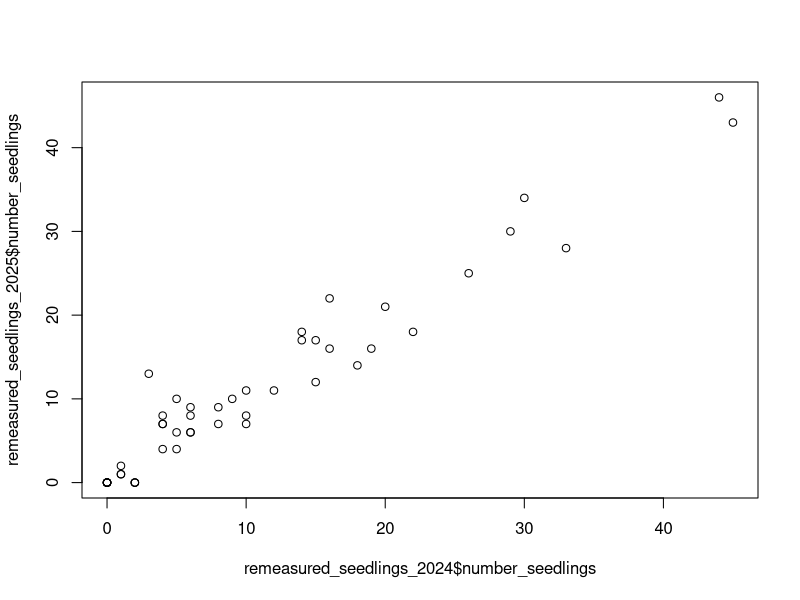
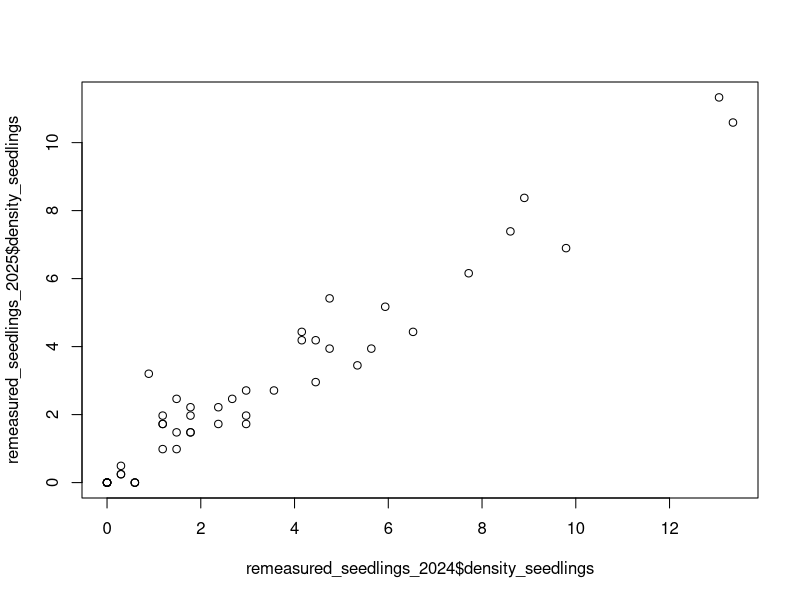
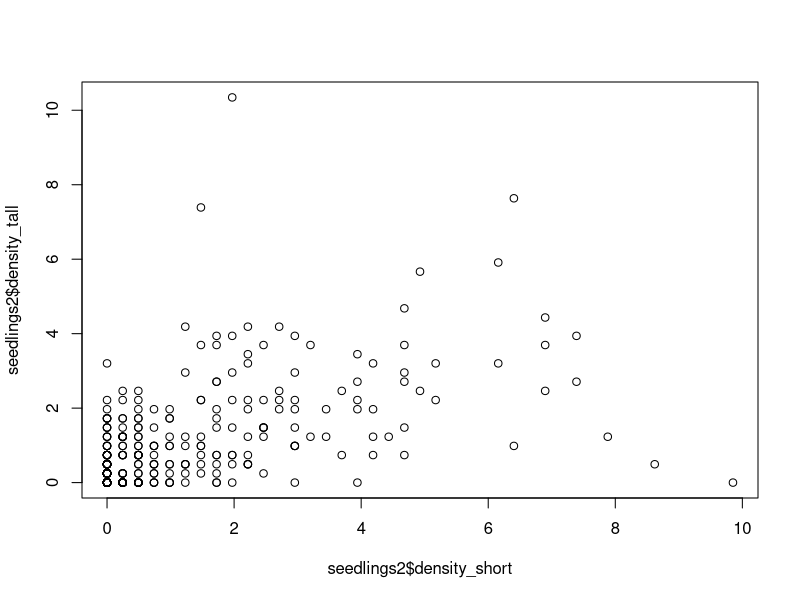
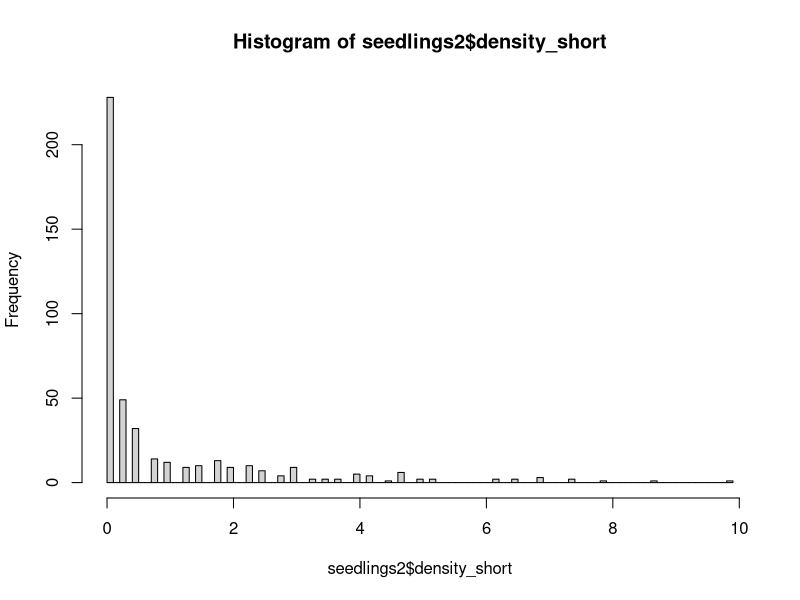
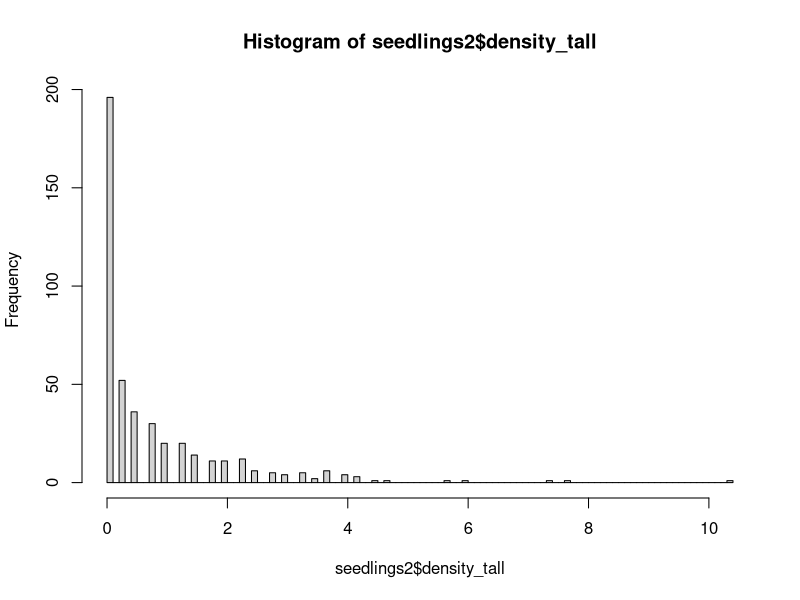
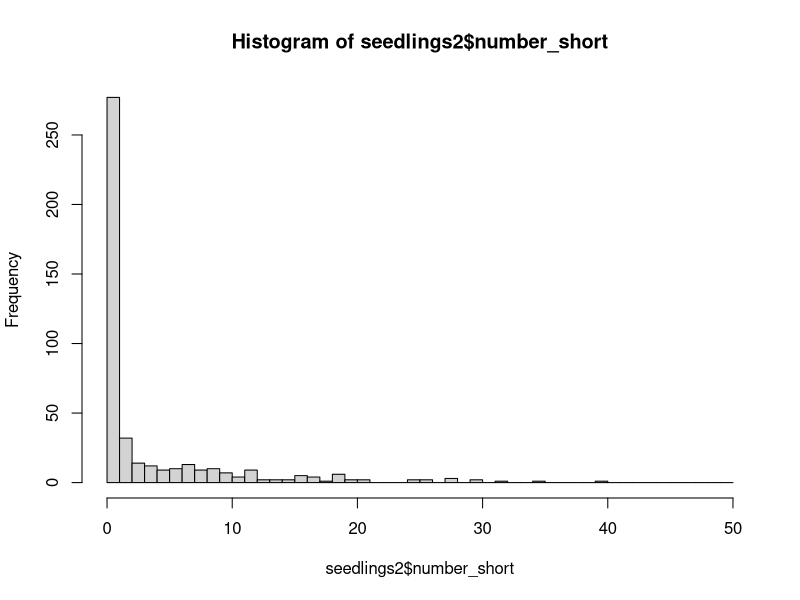
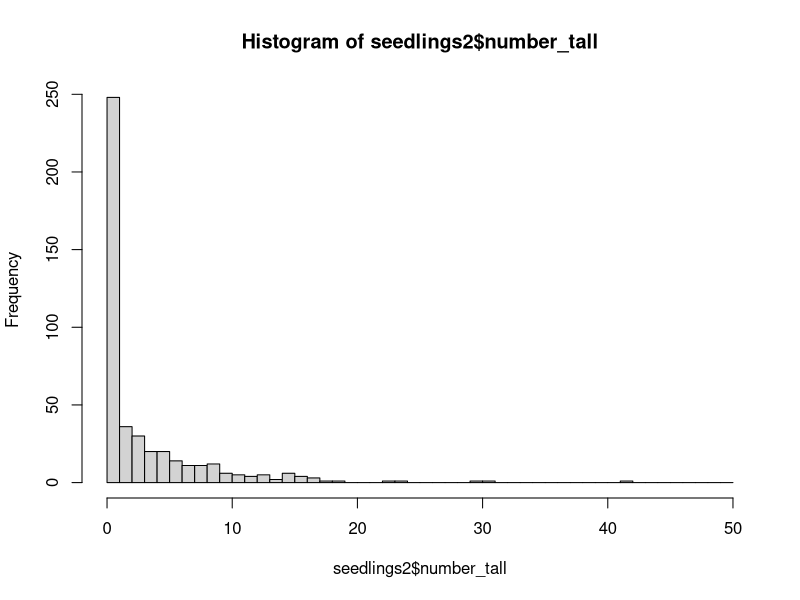
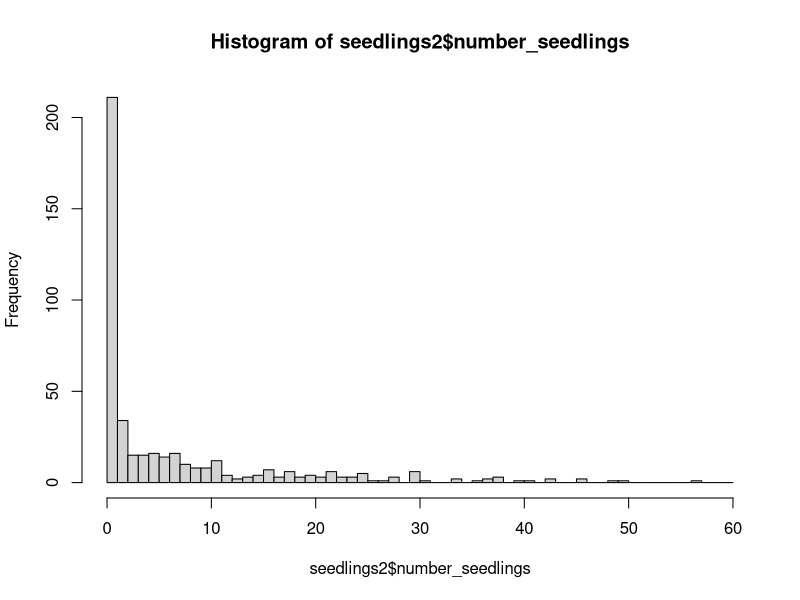

Recreate these plots in R, in order.
# Aaron Tayal
# July 7, 2025
# The goal is to combine the 2024 and 2025 datasets. Do all the same
# things as for the 2024 data but now include the 2025 ash seedlings, saplings,
# and trees.

# Note: We re-measured some of the plots at Pontiac because the microplot PVC was
# too small in May 2024. 

library(ggplot2)
library(dplyr)


# Hydroclass -----------------------------------------------------------------

hydro <- read.csv("Raw_data/MI-plot-hydroclasses.csv")
str(hydro)
hydro$mstrlvl <- as.factor(hydro$mstrlvl)
# The column "mstrlvl" is either xeric, mesic, or hydric. All plots in one
# transect (3 plots) will have the same assignment of mstrlvl. I will also 
# call this the "hydroclass". The column "plotmstr" has a value from 1 to 5 
# (1 being driest and 5 being the most flooded). The "plotmstr" value can
# vary within a transect. I think it is based on the results of some kind of 
# soil moisture test, and also from personal experience of the moisture level
# of the plot (W. Klooster, personal communication)

# Note: "MI-plot-hydroclasses.csv" has hydroclass data for 129 plots, including
# some that I do not plan to visit because they are designated "non-ash" plots
# or they are at Brighton.

# Plot centers - NEEDS UPDATED 2025 --------------------------------------------

plot_centers0 <- read.csv("Raw_data/EAB_Michigan_2024_plot_centers.csv")
str(plot_centers0)
# Kayla: for the center_tree column, I would encourage to split that into two 
# (one for species and one for dbh) same for the center tree updated column

# There are 111 plots (37 transects) that I plan to visit (and 2 extra rows due 
# to confusion about the true center for plot 75):
nrow(plot_centers0)

# Remove the 2 additional rows listing info on 75_north and 75_south:
plot_centers0 <- plot_centers0[plot_centers0$center_tree_number != "75_north",]
plot_centers0 <- plot_centers0[plot_centers0$center_tree_number != "75_south",]

nrow(plot_centers0)

# Make transect and park into factors:
plot_centers0$Transect <- as.factor(plot_centers0$Transect)
plot_centers0$Park <- as.factor(plot_centers0$Park)

# Make center tree number into an integer:
plot_centers0$center_tree_number <- as.integer(plot_centers0$center_tree_number)

# There are 98 plots that I have collected seedling data (not counting 75_north):
sum(plot_centers0$seedlings_done_y_n == "y")

# Similarly, there are 98 plots that I have collected sapling data (not counting 
# 75_north):
sum(plot_centers0$saplings_done_y_n == "y")

# There are 97 plots that I have collected tree data for (not counting 75_north).
# At plot 91 at Hudson Mills, we ran out of time to collect tree data due to a 
# thunderstorm
sum(plot_centers0$trees_done_y_n == "y")

# There are 2 plots where we found and measured the center tree but did not 
# collect any seedling, sapling, or tree data due to high waters and a time 
# crunch. These were plots 23 and 66, both at Island Lake.

# This leaves 11 plots that we have neither found the center or recorded data
# for. Four at Hudson Mills, six at Indian Springs, and one at Island Lake. 
# Note: we technically found plot 61 at Island Lake, but I forgot to write
# the center tree DBH, and thus I'm considering it completely not-started.

# Summary: 97 done + 3 partially done + 11 not-started = 111 plots

# Join the hydroclass data into the plot_centers dataframe:
plot_centers <- right_join(hydro, plot_centers0)
nrow(plot_centers) == nrow(plot_centers0)

# Try to understand which hydroclasses (hydric, mesic, xeric) are found at 
# each Park:
table((plot_centers %>% filter(Park == "Highland"))$mstrlvl)
table((plot_centers %>% filter(Park == "Hudson Mills"))$mstrlvl)
table((plot_centers %>% filter(Park == "Indian Springs"))$mstrlvl)
table((plot_centers %>% filter(Park == "Island Lake"))$mstrlvl)
table((plot_centers %>% filter(Park == "Kensington"))$mstrlvl)
table((plot_centers %>% filter(Park == "Pontiac Lake"))$mstrlvl)
table((plot_centers %>% filter(Park == "Proud Lake"))$mstrlvl)
table(plot_centers$mstrlvl)

#write.csv(plot_centers, file="EAB_Michigan_2024_plot_centers_with_hydro.csv",
#          row.names = FALSE)

# Seedlings -------------------------------------------------------------------

seedlings <- read.csv("Raw_data/EAB_Michigan_2024_2025_ash_seedlings.csv")
str(seedlings)
# At one plot (75 at Indian Springs), we found two center trees marked 75.
# The true, original plot 75 is the one I want to use. I called this one 
# "75_south" in my datasheet this year. So I need to remove "75_north" rows and
# rename "75_south" rows as simply "75".
seedlings <- seedlings[seedlings$center_tree_number != "75_north",]
seedlings$center_tree_number[seedlings$center_tree_number == "75_south"] <- "75"
str(seedlings)

seedlings$center_tree_number <- as.integer(seedlings$center_tree_number)

# To combine the data on plot centers with the seedling data, I want to
# keep all rows in seedlings:
seedlings2 <- right_join(plot_centers, seedlings, by="center_tree_number")
# Test if the number of rows are the same,
# indicating that the datasets combined sucessfully:
nrow(seedlings2) == nrow(seedlings)

# We recorded data for each quadrant of each microplot, so I need to add up the
# four quadrants for short seedlings (those that are shorter than 25 cm):
seedlings2$number_short <- 
  seedlings2$northeast_number_established_short +
  seedlings2$southeast_number_established_short +
  seedlings2$southwest_number_established_short +
  seedlings2$northwest_number_established_short

# Same for tall seedlings:
seedlings2$number_tall <- 
  seedlings2$northeast_number_established_tall +
  seedlings2$southeast_number_established_tall +
  seedlings2$southwest_number_established_tall +
  seedlings2$northwest_number_established_tall

# Now make a column for the total number of seedlings (both short and tall):
seedlings2$number_seedlings <- seedlings2$number_short + seedlings2$number_tall

# Now I need to divide the raw counts by the area of the circular microplot to
# get the density. The density will be in units of stems per meter^2. 
# Note: because our first trip used a slightly smaller microplot to record 
# seedling numbers, I have a column to record the area of the microplot used.
seedlings2$density_short <-
  (seedlings2$number_short / seedlings2$area_of_microplot_m_squared)

seedlings2$density_tall <-
  (seedlings2$number_tall / seedlings2$area_of_microplot_m_squared)

seedlings2$density_seedlings <- 
  (seedlings2$number_seedlings / seedlings2$area_of_microplot_m_squared)

# Note: We re-measured some of the plots at Pontiac and Kensington in 2025 
# because the microplot PVC was too small in May 2024. I need to make sure these 
# measurements are roughly equivalent.
table(seedlings2$center_tree_number) # Some were measured twice
sum(table(seedlings2$center_tree_number) == 8) # 12 plots
remeasured_plots <- c(1, 2, 3, 49, 50, 53, 94, 95, 96, 97, 98, 99)

remeasured_seedlings_2024 <- seedlings2 %>% 
  filter(year_of_data_collection==2024 & center_tree_number %in% remeasured_plots)
remeasured_seedlings_2025 <- seedlings2 %>% 
  filter(year_of_data_collection==2025 & center_tree_number %in% remeasured_plots)

plot(remeasured_seedlings_2024$number_seedlings, remeasured_seedlings_2025$number_seedlings)
lm(remeasured_seedlings_2025$number_seedlings ~ remeasured_seedlings_2024$number_seedlings)

plot(remeasured_seedlings_2024$density_seedlings, remeasured_seedlings_2025$density_seedlings)
lm(remeasured_seedlings_2025$density_seedlings ~ remeasured_seedlings_2024$density_seedlings)

# I'm just going to go with the 2025 data, because that used the correct
# microplot size that was used for all the other plots. Take the 2024 plots
# out that were remeasured in 2025:
seedlings2 <- seedlings2 %>% 
  filter(!(year_of_data_collection==2024 & center_tree_number %in% remeasured_plots))

# For a common sense check, I'll plot the density of short seedlings against
# the density of tall seedlings.  I predict (prior to seeing it) that they 
# will be correlated.
plot(seedlings2$density_short,
     seedlings2$density_tall)

# I will plot histograms for short and tall seedlings. I want to know what is 
# the qualitative shape of the distribution:
hist(seedlings2$density_short, breaks=100)
hist(seedlings2$density_tall, breaks=100)

hist(seedlings2$number_short, breaks=seq(0,50,1)) # I wanted to see the count data, too
hist(seedlings2$number_tall, breaks=seq(0,50,1))
hist(seedlings2$number_seedlings, breaks=seq(0,60,1))

# Note: the stem density variables are pseudo-continuous, but really they are
# discrete, because the counts are discrete, and so there are only a limited
# number of values that the density can take.

# Summarise seedlings by plot #################################################

# I want to take an average of the 4 microplots in order to report data at the 
# plot level. 

# IMPORTANT NOTE: sometimes, we forgot to write the percent cover
# for 1 out of 4 of the microplots. I have instructed the code to strip NA values
# before taking the mean.

seedlings_by_plot <- seedlings2 %>% group_by(center_tree_number) %>% 
  summarise(number_microplots = n(),
            mean_percent_cover_seedlings = mean(percent_cover_0_0.5_1_3.5_8_15.5_25.5_etc, 
                                                na.rm=TRUE),
            mean_density_short_seedlings = mean(density_short),
            mean_density_tall_seedlings = mean(density_tall),
            mean_density_seedlings = mean(density_seedlings),
            total_number_short_seedlings = sum(number_short),
            total_number_tall_seedlings = sum(number_tall),
            total_number_seedlings = sum(number_seedlings))

# Create an overall data table at the plot level that records all variables
ash_by_plot1 <- left_join(plot_centers, seedlings_by_plot, by="center_tree_number")

# Saplings --------------------------------------------------------------------

saplings <- read.csv("Raw_data/EAB_Michigan_2024_2025_ash_saplings.csv")
str(saplings)
# Remove 75_north and rename 75_south to 75 (see seedlings for details)
saplings <- saplings[saplings$center_tree_number != "75_north",]
saplings$center_tree_number[saplings$center_tree_number == "75_south"] <- "75"

saplings$center_tree_number <- as.integer(saplings$center_tree_number)

# Recode the ash species presence or absence as 0 or 1
saplings$black_ash_present_0_1 <- 
  ifelse(saplings$black_ash_present_y_n == "y", 1,
         ifelse(saplings$black_ash_present_y_n == "n", 0, NA))

saplings$green_white_pumpkin_ash_present_0_1 <- 
  ifelse(saplings$green_white_pumpkin_ash_present_y_n == "y", 1,
         ifelse(saplings$green_white_pumpkin_ash_present_y_n == "n", 0, NA))

# Compute the number of saplings showing signs or symptoms of EAB:
saplings$number_stems_with_signs_symptoms <- round(
  saplings$number_of_stems * saplings$percent_stems_with_signs_or_symptoms / 100,
  digits = 0)

# What was the most common sign or symptom for ash saplings?
sum(saplings$number_of_stems != 0) # 170 subplot quadrants where nonzero numbers of ash saplings
sum(saplings$EAB_exit_holes_y_n == "y", na.rm=TRUE) # no exit holes were found on saplings
sum(saplings$woodpecker_marks_y_n == "y", na.rm=T) # 1 quadrant with woodpecker marks on saplings
sum(saplings$ash_bark_splitting_y_n == "y", na.rm=T) # 38 quadrants with ash bark splitting on saplings
sum(saplings$epicormic_sprouts_y_n == "y", na.rm = T) # 10 quadrants with epicormics on saplings
sum(saplings$basal_sprouts_y_n == "y", na.rm = T) # 6 quadrants with basal sprouts on saplings

# Trying to add in the plot center info to this dataframe:
saplings2 <- right_join(plot_centers, saplings, by="center_tree_number")
nrow(saplings) == nrow(saplings2)


# Saplings were counted in each quadrant, so I want to sum up the quadrants
# to get a total number of saplings by plot
saplings_by_plot <- saplings2 %>% group_by(center_tree_number) %>% 
  summarise(number_subplot_quadrants=n(),
            number_saplings = sum(number_of_stems),
            number_subplot_quadrants_with_black_ash_saplings = 
              sum(black_ash_present_0_1, na.rm = F),
            number_subplot_quadrants_with_green_white_pumpkin_ash_saplings = 
              sum(green_white_pumpkin_ash_present_0_1, na.rm = F),
            number_saplings_with_signs_symptoms = 
              sum(number_stems_with_signs_symptoms, na.rm=T))

# Make a dataframe that shows all the plots with nonzero numbers of saplings:
plots_with_nonzero_saplings <- saplings_by_plot %>% filter(number_saplings != 0)

# To find the density of saplings, I need to divide the number of saplings 
# found in the subplot (8 meters in radius) by the area of that subplot. 
# The area of the subplot is 201.062 m^2. The unit will be stems per m^2.
saplings_by_plot$density_saplings_stems_per_m_squared <- 
  saplings_by_plot$number_saplings / 201.062

# Join saplings_by_plot to the overall ash_by_plot dataframe:
ash_by_plot2 <- left_join(ash_by_plot1, saplings_by_plot, by="center_tree_number")

# Small trees and trees -------------------------------------------------------

trees <- read.csv("Raw_data/EAB_Michigan_2024_2025_ash_trees.csv")

# Remove 75_north and rename 75_south to 75 (see seedlings for details)
trees <- trees[trees$center_tree_number != "75_north",]
trees$center_tree_number[trees$center_tree_number == "75_south"] <- "75"

trees$center_tree_number <- as.integer(trees$center_tree_number)
trees$ash_species <- as.factor(trees$ash_species)
trees$canopy_condition_1_5 <- as.factor(trees$canopy_condition_1_5)

# Add in plot center data
trees2 <- right_join(plot_centers, trees, by="center_tree_number")
nrow(trees) == nrow(trees2)

# Remove any rows where the species of tree is not ash (keep rows where 
# ash_species is NA)
# Note: the hickory and Zanthoxylum rows were tagged trees
levels(trees2$ash_species)
trees2 <- trees2[( trees2$ash_species != "hickory" | is.na(trees2$ash_species) ), ]
trees2 <- trees2[( trees2$ash_species != "Zanthoxylum (prickly ash)" | is.na(trees2$ash_species) ), ]
trees2$ash_species <- droplevels(trees2$ash_species)
levels(trees2$ash_species)

# I want to make a column that simplifies ash_species so that there are only 
# three categories: black, green/white/pumpkin, and unknown
trees2$ash_species_simple <- as.character(trees2$ash_species)
trees2$ash_species_simple[trees2$ash_species_simple == "green"] <- "green_white_or_pumpkin"
trees2$ash_species_simple[trees2$ash_species_simple == "green or pumpkin"] <- "green_white_or_pumpkin"
trees2$ash_species_simple[trees2$ash_species_simple == "green or white"] <- "green_white_or_pumpkin"
trees2$ash_species_simple[trees2$ash_species_simple == "green white or pumpkin"] <- "green_white_or_pumpkin"
trees2$ash_species_simple[trees2$ash_species_simple == "black?"] <- "unknown"
trees2$ash_species_simple[trees2$ash_species_simple == "?"] <- "unknown"
trees2$ash_species_simple[trees2$ash_species_simple == "green?"] <- "unknown"
trees2$ash_species_simple[trees2$ash_species_simple == "white?"] <- "unknown"
trees2$ash_species_simple <- as.factor(trees2$ash_species_simple)
table(trees2$ash_species_simple)

# Are all the center tree numbers that I visited covered in the ash tree dataset?
sort(unique(trees2$center_tree_number)) # Yes they are. I did not visit
# Brighton

# Make sure the variable that records which quadrant the tree was in is accurate:
trees2$quadrant_NE_SE_SW_NW <- as.factor(trees2$quadrant_NE_SE_SW_NW)
summary(trees2$quadrant_NE_SE_SW_NW)
trees2[trees2$quadrant_NE_SE_SW_NW == "?",] # The only rows with ? for quadrant
# are about 100 meters from the center (and so will be filtered out)

# Which rows are simply recording the absence of any trees?
c <- trees2$center_tree_number[trees2$quadrant_NE_SE_SW_NW == "none"] # center tree #s of rows recording the absence of a tree
c
unique(c)
d <- trees2$center_tree_number[trees2$quadrant_NE_SE_SW_NW != "none"] # center tree #s of rows recording the presence of a tree
unique(d)
intersect(unique(c), unique(d)) # Make sure no trees are recorded from plots
# also marked as having no trees.

# We only recorded compass direction at the beginning of summer 2024
# (it was a lot of work). But we can at least check the data against quadrant
# to see if they agree
trees2$compass_direction <- as.numeric(trees2$compass_direction)
ggplot(data=trees2, aes(x=quadrant_NE_SE_SW_NW, y=compass_direction)) +
  geom_point() +
  geom_hline(yintercept=90) +
  geom_hline(yintercept=180) +
  geom_hline(yintercept=270)
# Looks like there are three rows where compass direction and quadrant disagree:
trees2[trees2$compass_direction > 270 & trees2$quadrant_NE_SE_SW_NW != "NW" &
         is.na(trees2$compass_direction) == FALSE , ]
# All of these three rows were tagged ash. When it comes time to identify tagged
# ash in datasets from previous years, we will know about this issue. I'm not
# going to try to change anything right now.

# I want to create a new dataframe of trees so that small trees (2.5-10 cm DBH)
# are counted only if they occur within the 8 meter radius subplot. Furthermore,
# trees (10 cm DBH and up) are counted only if they occur within the 18 meter
# radius main plot

# First I need to change the variable distance_to_center_meters into a 
# numeric variable.  For many of the trees inside the 8 meter subplot, we
# simply wrote "less than 8" to indicate it was in the subplot. So now I 
# will name these as 4 (4 meters) even though they ranged from 0 m to 8 m
trees2$distance_to_center_meters_simple <- trees2$distance_to_center_meters
trees2$distance_to_center_meters_simple[trees2$distance_to_center_meters_simple == "less than 8"] <- "4"
trees2$distance_to_center_meters_simple[trees2$distance_to_center_meters_simple == "between 8 and 18"] <- "13"
trees2$distance_to_center_meters_simple[trees2$distance_to_center_meters_simple == "greater than 18"] <- "25"
trees2$distance_to_center_meters_simple[trees2$distance_to_center_meters_simple == "approx 100 m"] <- "100"
trees2$distance_to_center_meters_simple <- as.numeric(trees2$distance_to_center_meters_simple)
hist(trees2$distance_to_center_meters_simple, breaks=100)

# Filter small and big trees ###################################################

# Small trees must be >= 2.5 cm DBH AND < 10 cm DBH AND distance to the center
# must be <= 8 meters
small_trees <- trees2 %>% dplyr::filter(quadrant_NE_SE_SW_NW != "none") %>%
  dplyr::filter(diameter_at_137_cm_in_cm >= 2.5) %>%
  dplyr::filter(diameter_at_137_cm_in_cm < 10) %>%
  dplyr::filter(distance_to_center_meters_simple <= 8)
plot(small_trees$diameter_at_137_cm_in_cm)
hist(small_trees$diameter_at_137_cm_in_cm, breaks=50)
plot(small_trees$distance_to_center_meters_simple)

# Big trees must be >= 10 cm DBH AND distance to the center must be <= 18 meters
big_trees <- trees2 %>% dplyr::filter(quadrant_NE_SE_SW_NW != "none") %>%
  dplyr::filter(diameter_at_137_cm_in_cm >= 10) %>%
  dplyr::filter(distance_to_center_meters_simple <= 18)
plot(big_trees$diameter_at_137_cm_in_cm) # Note the one giant dead standing ash 
# tree. The rest of the trees are under 15 cm DBH.
plot(big_trees$distance_to_center_meters_simple)

# Make a dataframe that combines the (individual observations of) small trees 
# and big trees:
all.equal(colnames(small_trees), colnames(big_trees)) # column names are the same
small_and_big_trees <- bind_rows(small_trees, big_trees)

#write.csv(small_and_big_trees, file="Cleaned_data/individual_trees.csv", row.names = FALSE)

# Summarise ash tree occurence by plot #########################################

# Now, create a summary of how many ash small trees were found in each plot
# and what the basal area was. To calculate basal area, take the diameters, 
# and convert to areas and add them up, then convert the units from cm^2 to 
# meters^2 by dividing by 10,000. Note: I have not yet divided
# by the area of the subplot yet.
small_trees_by_plot <- small_trees %>% group_by(center_tree_number) %>%
  summarise(number_small_trees = n(),
            number_small_trees_green_white_or_pumpkin = sum(ash_species_simple=="green_white_or_pumpkin"),
            number_small_trees_black = sum(ash_species_simple=="black"),
            number_small_trees_unknown_species = sum(ash_species_simple=="unknown"),
            basal_area_small_trees_in_m_squared = 
              sum(pi * (diameter_at_137_cm_in_cm / 2) ^ 2) / 10000,
            number_living_small_trees = sum(canopy_condition_1_5 != 5 | is.na(canopy_condition_1_5)), # Note: there is one tree with no canopy condition entered (we forgot), but it
            # can be inferred by the comments that this tree was alive
            basal_area_living_small_trees_in_m_squared = 
              sum(pi * ((ifelse(canopy_condition_1_5 != 5 | is.na(canopy_condition_1_5), 
                                diameter_at_137_cm_in_cm, 0)) / 2) ^ 2) / 10000,
            
            number_healthy_small_trees = sum(canopy_condition_1_5 == 1, na.rm = TRUE),
            number_declining_small_trees = sum(canopy_condition_1_5 %in% c(2,3,4), na.rm = TRUE),
            number_dead_small_trees = sum(canopy_condition_1_5 == 5, na.rm = TRUE)
  )


# Now, for any center tree numbers not mentioned in small_trees_by_plot,
# but that are in trees2, I'd like to put another row with a zero in it:
b <- sort(unique(trees2$center_tree_number))
b # b is all the center tree numbers where presence/absence of trees was recorded
e <- small_trees_by_plot$center_tree_number
e # e is all the center tree numbers where small trees were found in the subplot
f <- sort(setdiff(b, e)) # f is all the center tree numbers were zero small
# trees were found in the subplot
f

# Add a row for each center tree where no small trees were found in the subplot:
for (k in (1:length(f))){
  info <- data.frame(center_tree_number=f[k])
  info$number_small_trees <- 0
  info$number_small_trees_green_white_or_pumpkin <- 0
  info$number_small_trees_black <- 0
  info$number_small_trees_unknown_species <- 0
  info$basal_area_small_trees_in_m_squared <- 0
  info$number_living_small_trees <- 0
  info$basal_area_living_small_trees_in_m_squared <- 0
  info$number_healthy_small_trees <- 0
  info$number_declining_small_trees <- 0
  info$number_dead_small_trees <- 0
  small_trees_by_plot <- small_trees_by_plot %>% bind_rows(info)
}

# Reorder the rows by center_tree_number
small_trees_by_plot <- small_trees_by_plot %>% arrange(center_tree_number)

small_trees_by_plot$center_tree_number

# To find the density of small trees, I need to divide the number of them 
# found in the subplot (8 meters in radius) by the area of that subplot. 
# The area of the subplot is 201.062 m^2. Then I'll multiply by 10,000 to convert
# to hectares:
small_trees_by_plot$density_small_trees_stems_per_ha <- 
  ( small_trees_by_plot$number_small_trees / 201.062 ) * 10000 # 10,000 m^2 in 1 ha

# Now find the basal area of small trees in meters^2 per hectare. I do this by 
# dividing by the area of the subplot over which small trees were recorded and
# then multiplying by 10,000 to convert into meters^2 of basal area per hectare
small_trees_by_plot$basal_area_small_trees_m_squared_per_ha <-
  ( small_trees_by_plot$basal_area_small_trees_in_m_squared / 201.062 ) * 10000

# Find the density of living small trees:
small_trees_by_plot$density_living_small_trees_stems_per_ha <- 
  ( small_trees_by_plot$number_living_small_trees / 201.062 ) * 10000

# Find the basal area of living small trees in m^2 / ha:
small_trees_by_plot$basal_area_living_small_trees_m_squared_per_ha <-
  ( small_trees_by_plot$basal_area_living_small_trees_in_m_squared / 201.062 ) * 10000


# Now the same type of summary for big trees
big_trees_by_plot <- big_trees %>% group_by(center_tree_number) %>%
  summarise(number_big_trees = n(),
            number_living_big_trees = sum(canopy_condition_1_5 != 5),
            basal_area_big_trees_in_m_squared = 
              sum(pi * (diameter_at_137_cm_in_cm / 2) ^ 2) / 10000,
            basal_area_living_big_trees_in_m_squared = 
              sum(pi * ((ifelse(canopy_condition_1_5 != 5, 
                                diameter_at_137_cm_in_cm, 0)) / 2) ^ 2) / 10000
  )

# Now merge big_trees_by_plot into the small_trees_by_plot dataframe:
trees_by_plot <- full_join(small_trees_by_plot, 
                           big_trees_by_plot, by="center_tree_number")
# Replace NAs with zeros for number of big trees and basal area of big trees:
trees_by_plot$number_big_trees[is.na(trees_by_plot$number_big_trees)] <- 0
trees_by_plot$number_living_big_trees[is.na(trees_by_plot$number_living_big_trees)] <- 0
trees_by_plot$basal_area_big_trees_in_m_squared[is.na(trees_by_plot$basal_area_big_trees_in_m_squared)] <- 0
trees_by_plot$basal_area_living_big_trees_in_m_squared[is.na(trees_by_plot$basal_area_living_big_trees_in_m_squared)] <- 0

# Calculate the density of big trees in stems per hectare:
trees_by_plot$density_big_trees_stems_per_ha <- 
  ( trees_by_plot$number_big_trees / 1017.876 ) * 10000

# Calculate the basal area of big trees in meters^2 per hectare
trees_by_plot$basal_area_big_trees_m_squared_per_ha <-
  ( trees_by_plot$basal_area_big_trees_in_m_squared / 1017.876 ) * 10000

# Calculate the density of *living* big trees in stems per hectare:
trees_by_plot$density_living_big_trees_stems_per_ha <- 
  ( trees_by_plot$number_living_big_trees / 1017.876 ) * 10000

# Calculate the basal area of *living* big trees in meters^2 per hectare
trees_by_plot$basal_area_living_big_trees_m_squared_per_ha <-
  ( trees_by_plot$basal_area_living_big_trees_in_m_squared / 1017.876 ) * 10000

# Combine trees_by_plot with the other ash data:
ash_by_plot <- left_join(ash_by_plot2, trees_by_plot, by="center_tree_number")

# Write the overall dataframe, ash_by_plot, to a csv file
#write.csv(ash_by_plot, file="Cleaned_data/ash_by_plot.csv", row.names = FALSE)

# Summarise ash occurence by transect #########################################

table(ash_by_plot[ash_by_plot$seedlings_done_y_n == "n","Transect"]) 
table(ash_by_plot[ash_by_plot$saplings_done_y_n == "n","Transect"]) 
table(ash_by_plot[ash_by_plot$trees_done_y_n == "n","Transect"]) 
# Note that not all three plots had been visited in 2024 for transects:
# AA (1 visited), DD (2 visited), P (2 visited), 
# Q (2 visited), Z (1 visited but not completed for trees), ZD (0 visited), 
# and ZE (0 visited). 

# UPDATE: ALL PLOTS HAVE BEEN COMPLETED by 2025. THE PLOT CENTERS DATASET NEEDS TO BE 
# UPDATED.

# Transect-level summary 
ash_by_transect <- ash_by_plot %>% group_by(Transect) %>%
  summarize(
    number_of_plots = n(),
    Park=first(Park),
    mstrlvl = first(mstrlvl),
    mean_plotmstr = mean(plotmstr),
    
    # seedlings:
    number_microplots = sum(number_microplots),
    mean_percent_cover_seedlings = mean(mean_percent_cover_seedlings),
    mean_density_short_seedlings = mean(mean_density_short_seedlings), # units are stems/m^2
    mean_density_tall_seedlings = mean(mean_density_tall_seedlings), # stems/m^2
    mean_density_seedlings = mean(mean_density_seedlings), # stems/m^2
    total_number_short_seedlings = sum(total_number_short_seedlings),
    total_number_tall_seedlings = sum(total_number_tall_seedlings),
    total_number_seedlings = sum(total_number_seedlings),
    
    # saplings:
    number_subplot_quadrants = sum(number_subplot_quadrants),
    total_number_saplings = sum(number_saplings),
    mean_density_saplings_stems_per_m_squared = mean(density_saplings_stems_per_m_squared), # stems/m^2
    total_number_saplings_with_signs_symptoms = sum(number_saplings_with_signs_symptoms),
    
    # small trees:
    total_number_small_trees = sum(number_small_trees),
    total_number_small_trees_green_white_or_pumpkin = sum(number_small_trees_green_white_or_pumpkin),
    total_number_small_trees_black = sum(number_small_trees_black),
    total_number_small_trees_unknown_species = sum(number_small_trees_unknown_species),
    total_number_living_small_trees = sum(number_living_small_trees),
    mean_density_small_trees_stems_per_ha = mean(density_small_trees_stems_per_ha),
    mean_density_living_small_trees_stems_per_ha = mean(density_living_small_trees_stems_per_ha),
    mean_basal_area_small_trees_m_squared_per_ha = mean(basal_area_small_trees_m_squared_per_ha),
    mean_basal_area_living_small_trees_m_squared_per_ha = mean(basal_area_living_small_trees_m_squared_per_ha),
    
    # big trees:
    total_number_big_trees = sum(number_big_trees),
    total_number_living_big_trees = sum(number_living_big_trees),
    mean_density_living_big_trees_stems_per_ha = mean(density_living_big_trees_stems_per_ha),
    mean_basal_area_living_big_trees_m_squared_per_ha = mean(basal_area_living_big_trees_m_squared_per_ha)
  )

#write.csv(ash_by_transect, file="Cleaned_data/ash_by_transect.csv", row.names = FALSE)

# Summarize ash occurrence by hydroclass ######################################
# I'd like to make a data table that shows the mean and standard error of 
# each of the ash density variables. This will become a table in my results.

ash_by_transect %>%
  group_by(mstrlvl) %>%
  summarize(
    n = n(),
    mean_density = mean(mean_density_seedlings),
    sd_density = sd(mean_density_seedlings),
    se_density = sd_density / sqrt(n)
  )

ash_by_transect %>% group_by(mstrlvl) %>%
  summarize(mean_percent_cover_seedlings = mean(mean_percent_cover_seedlings),
            std_error_percent_cover_seedlings = sd(mean_percent_cover_seedlings))

ash_by_hydro <- ash_by_transect %>% group_by(mstrlvl) %>%
  summarize(
    number_of_transects = n(),
    mean_plotmstr = mean(mean_plotmstr),
    
    # seedlings:
    number_microplots = sum(number_microplots),
    avrg_perc_cov_seedl = mean(mean_percent_cover_seedlings),
    stder_perc_cov_seedl = sd(mean_percent_cover_seedlings) / sqrt(n()),
    
    avrg_density_short_seedl = mean(mean_density_short_seedlings), # units are stems/m^2
    stder_density_short_seedl = sd(mean_density_short_seedlings) / sqrt(n()),
    
    avrg_density_tall_seedlings = mean(mean_density_tall_seedlings), # stems/m^2
    stder_density_tall_seedl = sd(mean_density_tall_seedlings) / sqrt(n()),
    
    avrg_density_seedl = mean(mean_density_seedlings), # stems/m^2
    stder_density_seedl = sd(mean_density_seedlings) / sqrt(n()),
    
    total_number_short_seedlings = sum(total_number_short_seedlings),
    total_number_tall_seedlings = sum(total_number_tall_seedlings),
    total_number_seedlings = sum(total_number_seedlings),
    
    # saplings:
    number_subplot_quadrants = sum(number_subplot_quadrants),
    
    avrg_density_saplings_stems_per_ha = 10000 * mean(mean_density_saplings_stems_per_m_squared), # stems/m^2
    stder_density_saplings_stems_per_ha = 10000 * sd(mean_density_saplings_stems_per_m_squared) / sqrt(n()),
    
    # small trees:
    
    avrg_density_small_trees_stems_per_ha = mean(mean_density_small_trees_stems_per_ha),
    
    avrg_density_living_small_trees_stems_per_ha = mean(mean_density_living_small_trees_stems_per_ha),
    stder_density_living_small_trees_stems_per_ha = sd(mean_density_living_small_trees_stems_per_ha) / sqrt(n()),
    
    avrg_basal_area_living_small_trees_m_squared_per_ha = mean(mean_basal_area_living_small_trees_m_squared_per_ha),
    stder_basal_area_living_small_trees_m_squared_per_ha = sd(mean_basal_area_living_small_trees_m_squared_per_ha) / 
      sqrt(n()),
    
    # big trees:
    
    avrg_density_living_big_trees_stems_per_ha = mean(mean_density_living_big_trees_stems_per_ha),
    stder_density_living_big_trees_stems_per_ha = sd(mean_density_living_big_trees_stems_per_ha) / sqrt(n()),
    
    avrg_basal_area_living_big_trees_m_squared_per_ha = mean(mean_basal_area_living_big_trees_m_squared_per_ha),
    stder_basal_area_living_big_trees_m_squared_per_ha = sd(mean_basal_area_living_big_trees_m_squared_per_ha) / 
      sqrt(n())
    
      )

#write.csv(ash_by_hydro, file="Cleaned_data/ash_by_hydro.csv", row.names = FALSE)

# NEEDS WORK Graph the data ###################################################

# How many plots had ash of any size class?
ash_by_plot$sum_of_seedlings_saplings_living_small_big_trees <-
  ash_by_plot$total_number_seedlings +
  ash_by_plot$number_saplings +
  ash_by_plot$number_living_small_trees +
  ash_by_plot$number_living_big_trees
sum(ash_by_plot$sum_of_seedlings_saplings_living_small_big_trees != 0, na.rm = T) # 105

# I want to make a violin plot that shows the distribution of seedling densities
# for each of the three hydroclasses (xeric, mesic, and hydric)
ggplot(data=seedlings2, aes(x=factor(mstrlvl), 
                            y=density_seedlings)) +
  geom_violin() +
  geom_jitter(height=0, width=0.1, alpha=0.5) +
  xlab("Hydroclass") +
  ylab(bquote("Density of ash seedlings \n in microplots" ~ (stems/m^2))) + theme_classic()

# Make a graph that shows the seedling densities by hydroclass, at the plot level
ggplot(data=ash_by_plot, aes(x=factor(mstrlvl), y=mean_density_seedlings)) +
  geom_violin() +
  geom_jitter(height=0, width=0.1, alpha=0.5) +
  xlab("Hydroclass of plot") +
  ylab(bquote("Density of ash seedlings \n (stems/m^2)")) +
  scale_y_continuous(breaks=seq(0,9,2)) +
  theme_bw() + theme(text = element_text(size = 15))

# Make a similar graph for short seedlings (under 25 cm):
ggplot(data=ash_by_plot, aes(x=factor(mstrlvl), y=mean_density_short_seedlings)) +
  geom_violin() +
  geom_jitter(height=0, width=0.1, alpha=0.5) +
  xlab("Hydroclass") +
  ylab(bquote("Density of short ash seedlings <25 cm  " ~ (stems/m^2))) +
  theme_bw()

# Same for tall seedlings:
ggplot(data=ash_by_plot, aes(x=factor(mstrlvl), y=mean_density_tall_seedlings)) +
  geom_violin() +
  geom_jitter(height=0, width=0.1, alpha=0.5) +
  xlab("Hydroclass") +
  ylab(bquote("Density of tall ash seedlings 25-137 cm  " ~ (stems/m^2))) +
  theme_bw()

# And for percent cover:
ggplot(data=ash_by_plot, aes(x=factor(mstrlvl), y=mean_percent_cover_seedlings)) +
  geom_violin() +
  geom_jitter(height=0, width=0.1, alpha=0.5) +
  xlab("Hydroclass") +
  ylab("Percent cover of ash seedlings (%)") +
  theme_bw()

# Make a graph that shows the seedling densities by hydroclass, at the transect level:
ggplot(data=ash_by_transect, aes(x=mstrlvl, y=mean_density_seedlings)) +
  geom_violin() +
  geom_jitter(height=0, width=0.1, alpha=0.5) +
  xlab("Hydroclass") +
  ylab(bquote("Density of ash seedlings " ~ (stems/m^2))) +
  scale_y_continuous(breaks=seq(0,9,2)) +
  theme_bw()

# Make a graph that shows the number of seedlings by hydroclass, at the transect level:
ggplot(data=ash_by_transect, aes(x=mstrlvl, y=total_number_seedlings)) +
  geom_violin() +
  geom_jitter(height=0, width=0.1, alpha=0.5) +
  xlab("Hydroclass") +
  ylab("Total number of ash seedlings (stems)") +
  theme_bw()

# Make a graph that shows the percent cover by hydroclass, at the transect level
ggplot(data=ash_by_transect, aes(x=mstrlvl, y=mean_percent_cover_seedlings)) +
  geom_violin() +
  geom_jitter(height=0, width=0.1, alpha=0.5) +
  xlab("Hydroclass") +
  ylab("Percent cover of ash seedlings (%)") +
  theme_bw()

# Make a graph that shows the seedling densities by park, at the transect level:
ggplot(data=ash_by_transect, aes(x=Park, y=mean_density_seedlings)) +
  geom_violin() +
  geom_jitter(height=0, width=0.1, alpha=0.5) +
  xlab("Hydroclass") +
  ylab(bquote("Density of ash seedlings " ~ (stems/m^2))) +
  scale_y_continuous(breaks=seq(0,9,2)) +
  theme_bw()

# Now, make a violin plot that shows the density of saplings found at each plot, 
# as a function of hydroclass
ggplot(data=ash_by_plot, aes(x=factor(mstrlvl), 
                             y=density_saplings_stems_per_m_squared)) + 
  geom_violin() +
  geom_jitter(height=0, width=0.1, alpha=0.5) +
  xlab("Hydroclass of plot") +
  ylab(bquote("Density of ash saplings \n(stems/m^2)")) +
  theme_bw() + theme(text = element_text(size = 15))

# Now, make a violin plot that shows the mean density of saplings found at each 
# transect, as a function of hydroclass
ggplot(data=ash_by_transect, aes(x=mstrlvl, 
                                 y=mean_density_saplings_stems_per_m_squared)) + 
  geom_violin() + geom_jitter(height=0, width=0.1, alpha=0.5) + xlab("Hydroclass") +
  ylab(bquote("Density of ash saplings " ~ (stems/ha))) + theme_bw()

# Now, make a violin plot that shows the density of small trees found at each 
# plot, as a function of hydroclass
ggplot(data=ash_by_plot, 
       aes(x=mstrlvl, y=density_small_trees_stems_per_ha)) + 
  geom_violin() +
  geom_jitter(height=0, width=0.1, alpha=0.5) +
  xlab("Hydroclass") +
  ylab(bquote("Density of ash small trees " ~ (stems/hectare))) +
  theme_bw()

# Make a violin plot that shows the density of small trees and big trees
# found at each plot, as a function of hydroclass
ggplot(data=ash_by_plot, 
       aes(x=mstrlvl, y=density_living_small_trees_stems_per_ha + 
             density_living_big_trees_stems_per_ha)) + 
  geom_violin() +
  geom_jitter(height=0, width=0.1, alpha=0.5) +
  xlab("Hydroclass of plot") +
  ylab("Combined density of living \nunderstory and overstory ash \n(stems/hectare)") +
  theme_bw() + theme(text = element_text(size = 15))


# Plot the basal area per hectare found at each plot as a function of hydroclass:
ggplot(data=ash_by_plot, aes(x=mstrlvl,
                             y=basal_area_small_trees_m_squared_per_ha)) +
  geom_violin() +
  geom_jitter(height=0, width=0.1, alpha=0.5) +
  xlab("Hydroclass") +
  ylab(bquote("Basal area of ash small trees " ~ (m^2/hectare))) +
  theme_bw()

# Now, make a violin plot that shows the number of big trees found at each 
# plot, as a function of hydroclass
ggplot(data=ash_by_plot, aes(x=mstrlvl, 
                             y=density_big_trees_stems_per_ha)) + 
  geom_violin() +
  geom_jitter(height=0, width=0.1, alpha=0.5) +
  xlab("Hydroclass") +
  ylab(bquote("Density of ash big trees " ~ (stems/ha))) +
  theme_bw()

ggplot(data=ash_by_transect, aes(x=mstrlvl, 
                                 y=mean_density_small_trees_stems_per_ha)) + 
  geom_violin() +
  geom_jitter(height=0, width=0.1, alpha=0.5) +
  xlab("Hydroclass") +
  ylab(bquote("Density of ash small trees " ~ (stems/hectare))) +
  theme_bw()

# Graph the basal area per ha of small trees by hydroclass, at the transect level:
ggplot(data=ash_by_transect, aes(x=mstrlvl, 
                                 y=mean_basal_area_small_trees_m_squared_per_ha)) + 
  geom_violin() +
  geom_jitter(height=0, width=0.1, alpha=0.5) +
  xlab("Hydroclass") +
  ylab(bquote("Basal area of ash small trees " ~ (m^2/hectare))) +
  theme_bw()

# Ash tree histograms and scatters #############################################

# How many trees were found of various diameter classes, colored by ash species?
species_colors <- c(black="black", green_white_or_pumpkin="darkgreen", unknown="lightblue")
ggplot(data=small_and_big_trees) +
  geom_histogram(aes(x=diameter_at_137_cm_in_cm, fill=ash_species_simple),
                 position="stack", breaks=c(2.5,5,7.5,10,12.5), color="black") + 
  scale_fill_manual(values=species_colors) + 
  theme_classic() + ylab("Number of stems") + xlab("Diameter at breast height (cm)") +
  guides(fill = guide_legend(title = "Ash species"))

# How many trees were found of various diameter classes, colored by hydroclass?
ggplot(data=small_and_big_trees) +
  geom_histogram(aes(x=diameter_at_137_cm_in_cm, fill=mstrlvl),
                 position="stack", breaks=c(2.5,5,7.5,10, 12.5), color="black") + 
  theme_classic() + xlab("Diameter at breast height (cm)") + ylab("Number of stems") +
  scale_fill_discrete(name = "Hydrological\nclass")

# How many black ash trees were found of various diameter classes, colored by
# canopy condition (1-5)?
black_ash_in_hydric <- filter(small_and_big_trees, ash_species_simple=="black", 
                              mstrlvl=="hydric", !is.na(canopy_condition_1_5)) # drop one observation without a canopy condition
ggplot(data=black_ash_in_hydric) +
  geom_histogram(aes(x=diameter_at_137_cm_in_cm, fill=canopy_condition_1_5),
                 position="stack", breaks=seq(2.5,12.5,2.5), color="black") + 
  theme_classic() + scale_fill_brewer() + xlab("Diameter at breast height (cm)") +
  ylab("Number of stems") + ylim(0,85)+
  #guides(fill ="none")+
  guides(fill = guide_legend(title = "Canopy condition \nrating \n(1=healthy, \n5=defoliated)"))+
  labs(title="Black ash in hydric forests") +
  theme(text = element_text(size = 15))

# How many green/pumpkin ash trees were found of various diameter classes, colored by
# canopy condition (1-5)?
green_pumpkin_ash_in_hydric <- filter(small_and_big_trees, 
                                      ash_species_simple=="green_white_or_pumpkin", 
                                      mstrlvl=="hydric")
ggplot(data=green_pumpkin_ash_in_hydric) +
  geom_histogram(aes(x=diameter_at_137_cm_in_cm, fill=canopy_condition_1_5),
                 position="stack", breaks=seq(2.5,12.5,2.5), color="black") + 
  theme_classic() + scale_fill_brewer() + xlab("Diameter at breast height (cm)") +
  ylab("Number of stems") + ylim(0,85)+
  guides(fill = guide_legend(title = "Canopy condition \nrating \n(1=healthy, \n5=defoliated)"))+
  labs(title="Green and pumpkin ash in hydric forests")+
  theme(text = element_text(size = 15))


# Make a scatter plot of the trees with diameter in the x-axis and 
# canopy condition in the y-axis.
ggplot(data=small_and_big_trees, aes(x=diameter_at_137_cm_in_cm, 
                                     y=as.integer(canopy_condition_1_5),
                                     color=ash_species_simple)) +
  scale_color_manual(values = species_colors)+
  geom_jitter(height=0.05, width=0, alpha=0.4) +
  theme_classic() + xlim(c(2.5, 12.5))+
  xlab("Diameter at breast height (cm)")+
  ylab("Canopy condition rating \n(1=healthy, 5=defoliated)") +
  labs(color="Ash species")
# Eventually, I want to build a generalized linear mixed effects model to
# explore the relationship (canopy condition) ~ DBH + (1|Park)

# Make a bar graph to show species of ash for small ash trees at plots. The 
# x-axis is Plot_ID and the y-axis is the stacked number of occurences of black ash
# and green/white/pumpkin ash. **Note: only hydric plots are shown.**
ggplot(data=(ash_by_plot %>% filter(mstrlvl=="hydric")))+
  geom_col(aes(x=Plot_ID, y=number_small_trees), fill="darkgreen") +
  geom_col(aes(x=Plot_ID, y=(number_small_trees_black + number_small_trees_unknown_species)), fill="black")+
  geom_col(aes(x=Plot_ID, y=number_small_trees_unknown_species), fill="lightblue") +      
  scale_x_discrete(guide = guide_axis(angle = 90)) + theme_classic() + 
  ylab("Number of small trees \n(2.5-10 cm DBH)") # Note: warning messages are 
# just because some plots have not been visited yet, so they do not have a 
# value for number of small trees

# Make a bar graph to show species of ash for small ash trees at transects.
ggplot(data=ash_by_transect)+
  geom_col(aes(x=Transect, y=total_number_small_trees_green_white_or_pumpkin + total_number_small_trees_black + total_number_small_trees_unknown_species), fill="darkgreen") +
  geom_col(aes(x=Transect, y=total_number_small_trees_black + total_number_small_trees_unknown_species), fill="black")+
  geom_col(aes(x=Transect, y=total_number_small_trees_unknown_species), fill="lightblue") +      
  scale_x_discrete(guide = guide_axis(angle = 90)) + theme_classic() + 
  ylab("Number of small ash trees \n(2.5-10 cm DBH)")

# Looking at all ash trees, organized by species, how many are 
# canopy condition = 1, 2, 3, 4, and 5?
ggplot(data=filter(small_and_big_trees, mstrlvl=="hydric")) +
  geom_bar(aes(x=ash_species_simple, fill=canopy_condition_1_5),color="black") + 
  scale_fill_brewer() + theme_bw() # This would seem to suggest that more black 
# ash are dying than green/white/pumpkin. But when you stratify by DBH, you can
# see that the green ash are mostly smaller than the black ash in hydric forests
# we surveyed

# Create a histogram of number of small trees to investigate whether the 
# distribution follows a Poisson distribution.
ggplot(data=ash_by_plot, aes(x=number_small_trees)) + geom_histogram() + 
  theme_classic()
# The Poisson distribution assumes that events (here the presence of a small
# tree) occur independently of the position of other small trees. That assumption
# is obviously false
